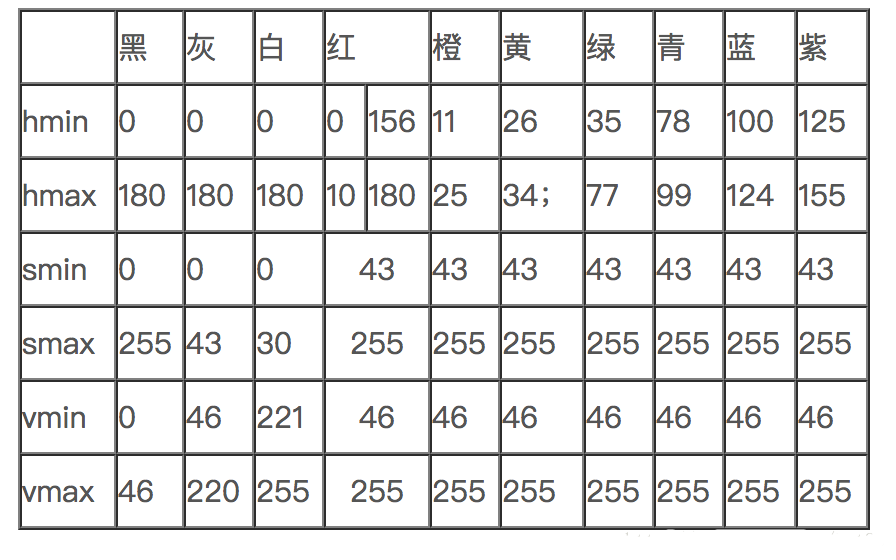
#> input picture rgb2rgba/new/hsv.png, 896 x 560 px
$ python rgb2rgba.py --path hsv.png
#> lines starting #> are read from the running program, lines starting #| are printed output that depends on the picture; after the words box and inside, x2 and y2 are one past the last pixel; in counts of white or black regions, pixels touching at a corner belong together
#> in run, img is the input picture: shape (560, 896, 3); mean B, G, R 228.5, 228.5, 228.6
# coding: utf-8

'''
将图片中颜色较深部分转换为透明

使用时，直接python rgb2rgba.py -p img_path即可
这里的img_path换成需要转换的图片的路径
可选的参数有阈值和是否显示图片，分别对应-t和-s

@author: LuoJianxun
'''

import cv2
from optparse import OptionParser
import numpy as np

np.set_printoptions(threshold=np.inf)

def get_alpha_channel(img, low_hsv, high_hsv):
    '''获取alpha通道数值

    Args:
        img: numpy.array类型; 通过opencv读取的图片
        low_hsv: list类型; 要转变为透明的颜色的最小HSV值
        high_hsv: list类型; 要转变为透明的颜色的最大HSV值

    Returns:
        alpha_channel: numpa.array类型；alpha通道的数值
    '''

    # 将RGB色彩空间图片转换为HSV色彩空间图片
    hsv = cv2.cvtColor(img, cv2.COLOR_BGR2HSV)
#> hsv: shape (560, 896, 3); mean H, S, V 3, 2.7, 229.6
    # 要转变为透明的颜色的最小HSV值
    # low_hsv = np.array([0, 0, 0])
    low_hsv = np.array(low_hsv)
    # 要转变为透明的颜色的最大HSV值
    # high_hsv = np.array([180, 255, 46])
    high_hsv = np.array(high_hsv)
    # 获取指定颜色区域, 低于lowerb的值和高于upperb的值都会置为0
    # 在lowerb~upperb区间的值会置为255
    mask = cv2.inRange(hsv, lowerb=low_hsv, upperb=high_hsv)
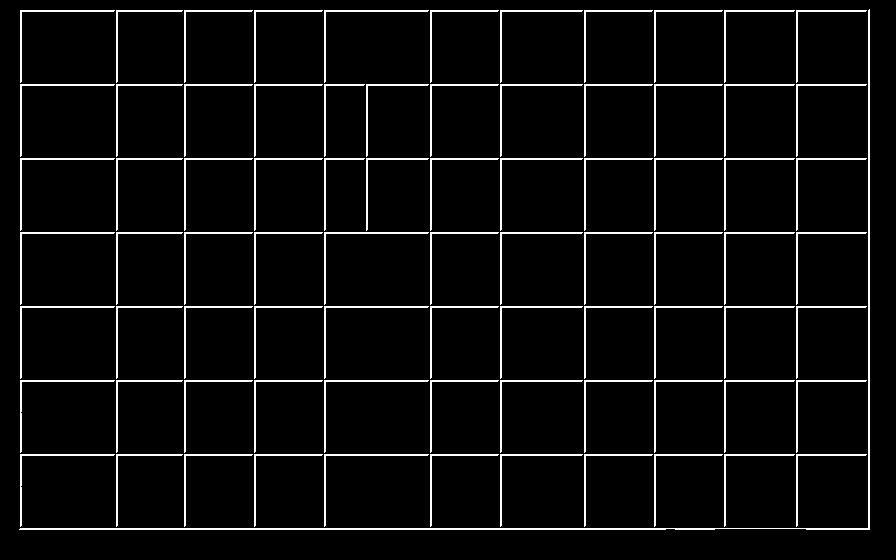
#> mask: shape (560, 896); 5.1% white in thin lines or dots, all inside (x1, y1, x2, y2) = (19, 9, 870, 530)
    # 将指定颜色的mask值置为0, 其余区域的mask值置为255
    alpha_channel = 255 - mask

    return alpha_channel


def convert(img, alpha_channel):
    '''转换图片

    Args:
        img: numpy.array类型；通过opencv读取的图片
        alpha_channel: numpa.array类型；alpha通道的数值

    '''

    # 将RGB图片转为RGBA图片
    new_img = cv2.cvtColor(img, cv2.COLOR_RGB2RGBA)
    # 将RGBA图片与alpha掩码结合
    new_img[:, :, 3] = alpha_channel
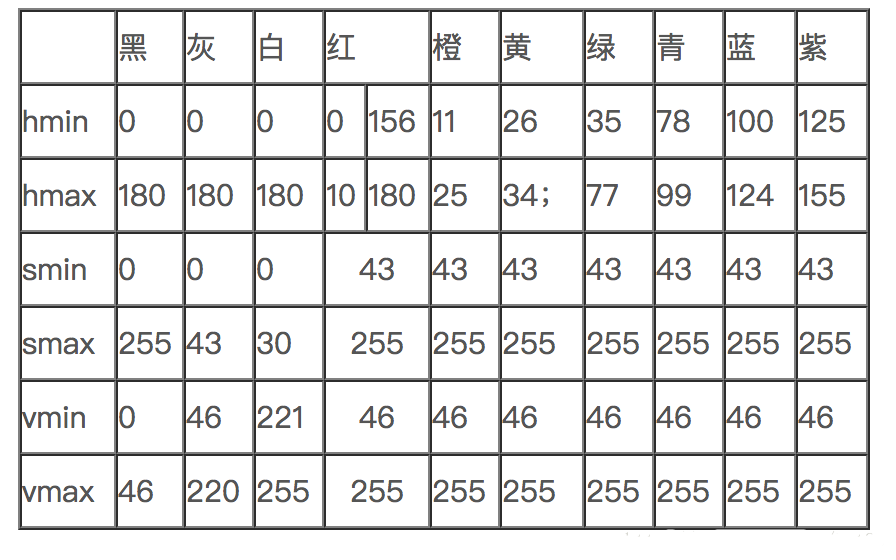
#> new_img: shape (560, 896, 4); mean B, G, R, A 228.5, 228.5, 228.6, 242.1
    # 保存图片
    cv2.imwrite('result.png', new_img)

    return new_img


def show_img(img):
    cv2.imshow('image', img)
    cv2.waitKey(0)
    cv2.destroyAllWindows()


def run(img_path, low_hsv, high_hsv, show):
    '''程序运行主函数

    Args：
        img_path: str类型，图片路径
        low_hsv: list类型; 要转变为透明的颜色的最小HSV值
        high_hsv: list类型; 要转变为透明的颜色的最大HSV值
        show: bool类型，是否显示转换后的图片

    '''
    try:
        if img_path:
            img = cv2.imread(img_path)
        else:
            return 'Please input image path!'
        alpha_channel = get_alpha_channel(img, low_hsv, high_hsv)
        result = convert(img, alpha_channel)
        if show:
            show_img(result)
        print('Finished!')

        return 'done'
    except BaseException as e:

        return repr(e)


if __name__ == '__main__':
    parser = OptionParser()
    parser.add_option('-p', '--path', dest='img_path', help='Path to image')
    parser.add_option('-l', '--low_hsv',
                     dest='low_hsv',
                     help='The min hsv values of color',
                     default=[0, 0, 0])
    parser.add_option('-i', '--high_hsv',
                     dest='high_hsv',
                     help='The max hsv values of color',
                     default=[180, 255, 46])
    parser.add_option('-s', '--show',
                     dest='show',
                     help='Augment with showing image (Default=True)',
                     action='store_true',
                     default=False)
    options, args = parser.parse_args()
    if not options.img_path:
        parser.error('Path to image must be specified. Pass -p or --path to command line')
    if not (isinstance(options.low_hsv, list) and isinstance(options.high_hsv, list)):
        parser.error('HSV must be a list.')
    run(options.img_path, options.low_hsv,options.high_hsv, options.show)
    # [4 lines of commented-out code are left out]
